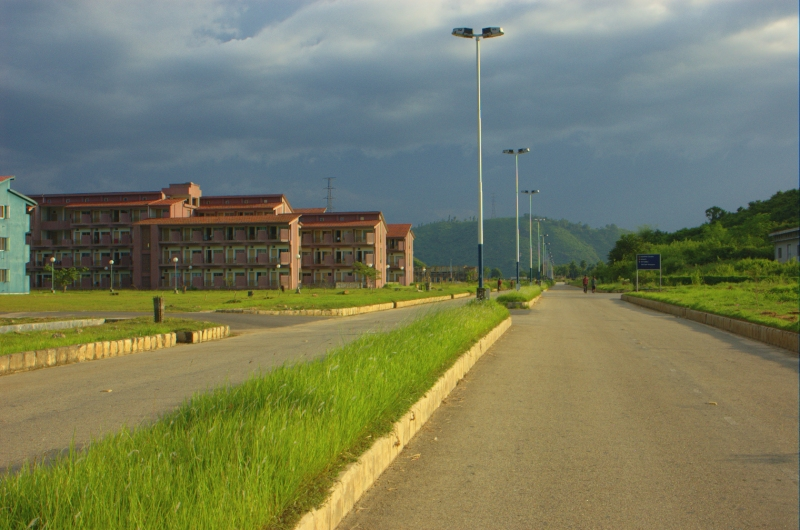
#> input picture IITG.jpg, 800 x 530 px, found by its file name
$ python 'Harris Corner.py'
#> lines starting #> are read from the running program, lines starting #| are printed output that depends on the picture
import cv2
import numpy as np
from matplotlib import pyplot as plt
plt.rcParams['figure.figsize'] = [15, 15]

# read given image and convert to RGB color-space
image = cv2.imread("/home/sarvesh/Projects/Image Processing/IITG.jpg")
#> image is the input picture: shape (530, 800, 3); mean B, G, R 95, 124.2, 119
image = cv2.cvtColor(image, cv2.COLOR_BGR2RGB)

# save a grayscale version of the image to be used for corner detection
img = cv2.cvtColor(image, cv2.COLOR_RGB2GRAY)
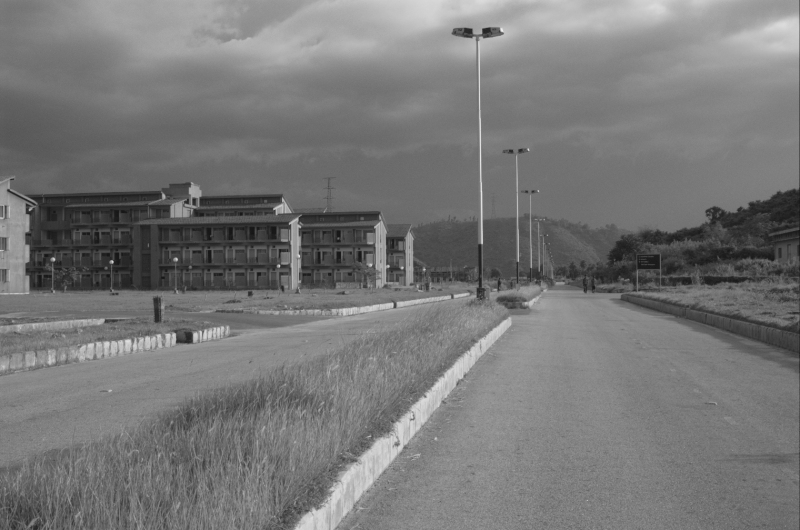
#> img: shape (530, 800); min 18, max 240, mean 119.3
img = img.astype('float64')

def calc_corner_response(image, alpha):

#> called with alpha = 0.05
    h = len(image)
#> h = 530
    w = len(image[0])
#> w = 800

    # initialize a container to save the corner responses for every pixel
    corner_responses = np.zeros((h, w))

    for x in range(2, h - 2):
        for y in range(2, w - 2):

            # square of the gradient in horizontal direction, vertical direction,
            # and product of the two gradients
            Ixx, Iyy, Ixy = (0, 0, 0)

            # only considering 5x5 window for calculating the corner response
            for i in range(5):
                for j in range(5):
                    n_x = x + 2 - i
                    n_y = y + 2 - j

                    Ixx += (img[x][n_y] - img[x][y])**2
                    Iyy += (img[n_x][y] - img[x][y])**2
                    Ixy += (img[x][n_y] - img[x][y]) * (
                        img[n_x][y] - img[x][y])

            det = Ixx * Iyy - Ixy**2
            trace = Ixx + Iyy

            r = det - alpha * (trace**2)

            corner_responses[x][y] = r

    return corner_responses

def non_maximal_suppression(responses, threshold):
#> called with threshold = 100000000
    h = len(responses)
#> h = 530
    w = len(responses[0])
#> w = 800

    # initialize containers to store the coordinates of the corners
    cornerListx = []
    cornerListy = []

    for y in range(2, h - 1):
        for x in range(2, w - 1):
            # the first condition checks whether the pixel is the
            # local maxima in a 5x5 window
            # the second condition checks if the corner response is above threshold
            if (responses[y][x] == np.amax(responses[y - 2:y + 3, x - 2:x + 3])
                    and responses[y][x] > threshold):
                cornerListx.append(x)
                cornerListy.append(y)
#> after the loop, cornerListy = 715 values from 28 to 526

    return cornerListx, cornerListy

def harris_corner_detector(source, alpha, thres):

    corner_scores = calc_corner_response(source, alpha)
    cX, cY = non_maximal_suppression(corner_scores, thres)
#> cX = 715 values, max 797 at index 27, min 2 at index 56, mean 332.3; cY = 715 values from 28 to 526

    # while displaying the image the corners are marked with a red cross
    plt.imshow(image)
    plt.scatter(cX, cY, c='red', marker='x')
    plt.title("Corners marked with red crosses")
    plt.show

harris_corner_detector(img, 0.05, 100000000)
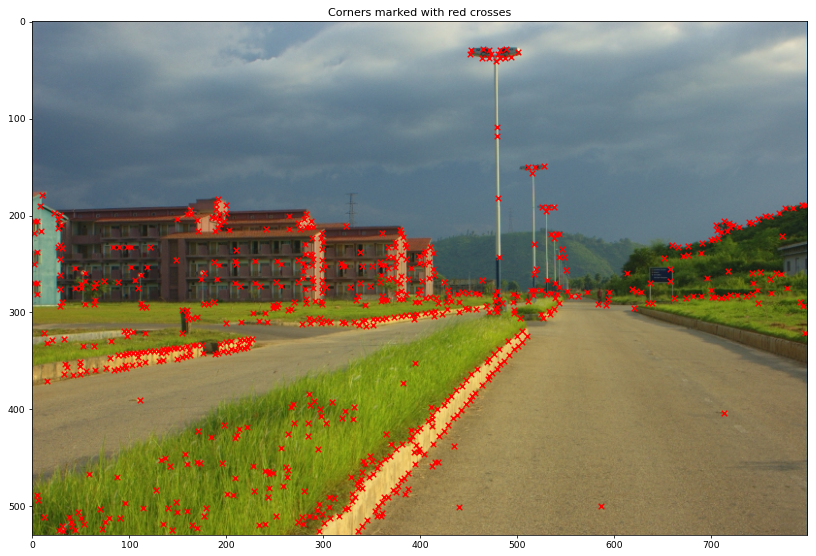
#> figure drawn by matplotlib, 1 panel
